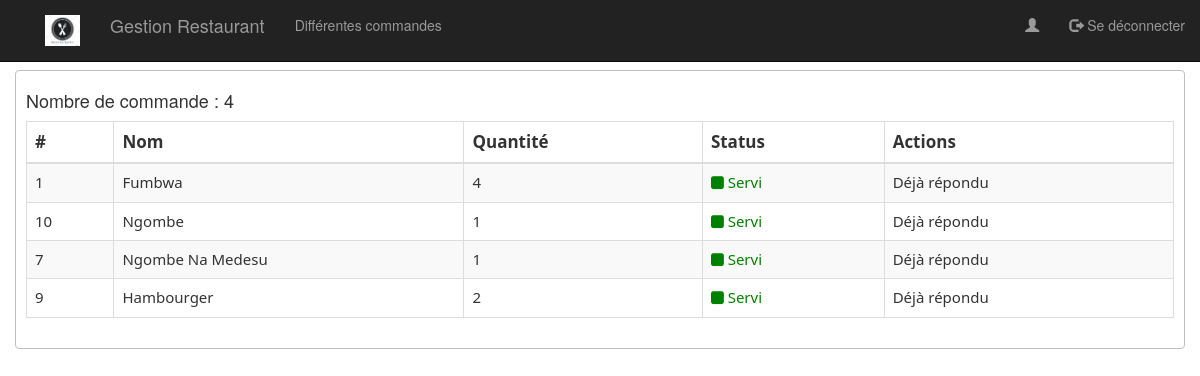
/views/commandes.php, run on the app's committed database.
### tables this page shows
CREATE TABLE IF NOT EXISTS `commande` (
  `idCommande` int(11) NOT NULL AUTO_INCREMENT,
  `nomRepas` varchar(255) NOT NULL,
  `quantite` varchar(255) NOT NULL,
  `status` varchar(1) NOT NULL DEFAULT '0',
  PRIMARY KEY (`idCommande`)
);

### views/commandes.php (the view, shortened to what this page needs)
<?php
    require_once("../BD/connexion.php");
    $requete = "SELECT * FROM commande ";
    $requeteCount = "SELECT count(*) countCommande FROM commande";
    $resultExe = $pdo->query($requete);
    $resultCunt = $pdo->query($requeteCount);
    $tabCount = $resultCunt->fetch();
    $nbreRepas = $tabCount['countCommande'];
?>
<!DOCTYPE html>
<html>
    <head>
        <link rel="stylesheet" href="../css/bootstrap.css">
        <link rel="stylesheet" type="text/css" href="../css/font-awesome.css">
    </head>
    <body>
    <?php include "menu.php"?>
        <div class="container">
            <h4>Nombre de commande : <?php echo $nbreRepas ?></h4>
        <table class="table table-bordered table-striped">
            <thead>
                <tr>
                    <th>#</th>
                    <th style="font-family: 'Segoe UI'; width: 350px ">Nom</th>
                    <th>Quantité</th>
                    <th>Status</th>
                    <th>Actions</th>
                </tr>
            </thead>
            <tbody>
                <?php while($commande=$resultExe->fetch()){?>
                    <tr>
                    <td style="font-family:Segoe UI"> <?php echo $commande['idCommande'] ?> </td>
                    <td style="font-family: 'Segoe UI'; "> <?php echo $commande['nomRepas'] ?> </td>
                    <td> <?php echo $commande['quantite'] ?> </td>
                    <?php if($commande['status'] == 1){?>
                        <td style="color:green"> <i class="fa fa-square"></i> Servi</td>
                    <?php } ?>
                    <td>
                    <?php if ($commande["status"] == 1) {?>
                        Déjà répondu
                    <?php }?>
                    </td>
                    </tr>
                <?php }?>
            </tbody>
        </table>
        </div>
    </body>
</html>

### views/commandes.php (style rules this page uses)
.container { margin-top: 70px; border: 1px solid silver; height: auto; border-radius: 4px; padding:10px; }
table thead tr th { font-size: 17px; font-family: Segoe UI; }
table tbody tr td { font-size: 15px; font-family: Segoe UI; }

### data on the page
commande: idCommande "1", nomRepas "Fumbwa", quantite "4", status "1" (drawn)
commande: idCommande "10", nomRepas "Ngombe", quantite "1", status "1" (drawn)
commande: idCommande "7", nomRepas "Ngombe Na Medesu", quantite "1", status "1" (drawn)
commande: idCommande "9", nomRepas "Hambourger", quantite "2", status "1" (drawn)

### other printed values
$nbreRepas "4"
